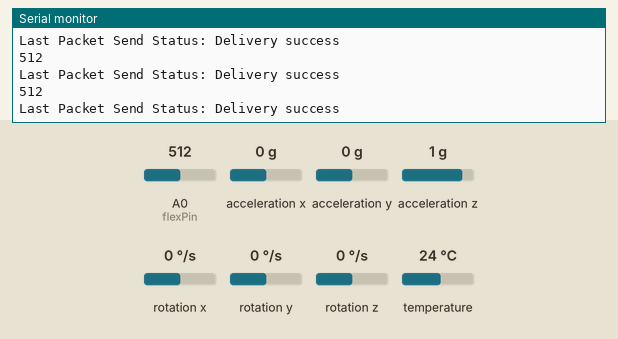
Simulated run of this sketch. Board: ESP8266 (NodeMCU). Parts: the last lines printed to the serial monitor. The test bench sets the inputs (shaded band); at power-on: A0 (flexPin) = 512, acceleration x 0 g, acceleration y 0 g, acceleration z 1 g, rotation x 0 °/s, rotation y 0 °/s, rotation z 0 °/s, temperature 24 °C.

Above: at 1.2 s.
1.3 s: A0 (flexPin) set to 716
At 1.34 s:
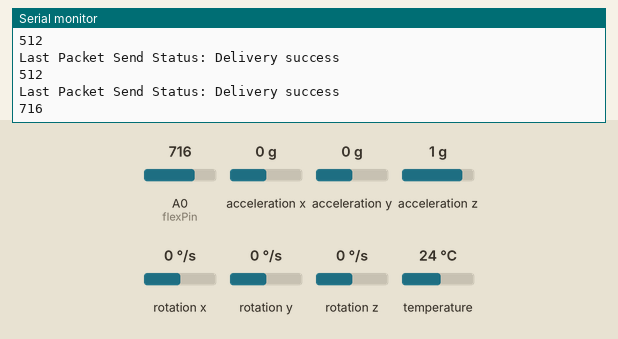
2.8 s: A0 (flexPin) set to 992
At 2.88 s:
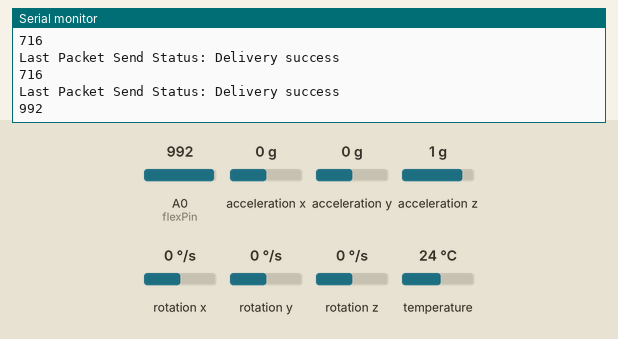
Timing chart, 0 to 5.8 s (numbered marks = the images above; inputs shaded):
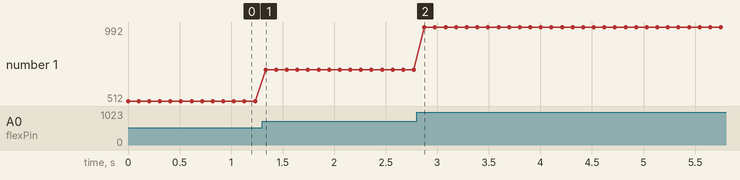

Measured:
- after the input at 1.3 s, the serial monitor: prints a new line at once (image 1)
- after the input at 2.8 s, the serial monitor: prints a new line after 0.07 s (image 2)
- plotted number 1: 512 → 716 after the input at 1.3 s, 716 → 992 after the input at 2.8 s

The sketch:

RobotTransmitter.ino
```cpp
#include <ESP8266WiFi.h>
#include <espnow.h>
#include <Adafruit_MPU6050.h>
#include <Adafruit_Sensor.h>
#include <Wire.h>
#include<Servo.h>
//D2 SDA
//D1 SCL

Adafruit_MPU6050 mpu;
// REPLACE WITH RECEIVER MAC Address
uint8_t broadcastAddress[] = {0xFF, 0xFF, 0xFF, 0xFF, 0xFF, 0xFF};
#define flexPin A0
// Structure example to send data
// Must match the receiver structure
typedef struct struct_message {
int x;
int y;
int flex;
} struct_message;

// Create a struct_message called myData
struct_message myData;
 // send readings timer

// Callback when data is sent
void OnDataSent(uint8_t *mac_addr, uint8_t sendStatus) {
  Serial.print("Last Packet Send Status: ");
  if (sendStatus == 0){
    Serial.println("Delivery success");
  }
  else{
    Serial.println("Delivery fail");
  }
}

void setup() {
  // Init Serial Monitor
  Serial.begin(115200);

  // Set device as a Wi-Fi Station
  WiFi.mode(WIFI_STA);
  if (!mpu.begin()) {
    Serial.println("Failed to find MPU6050 chip");
    while (1) {
      delay(10);
    }
  }
  Serial.println("MPU6050 Found!");
  // Init ESP-NOW
  if (esp_now_init() != 0) {
    Serial.println("Error initializing ESP-NOW");
    return;
  }
mpu.setHighPassFilter(MPU6050_HIGHPASS_0_63_HZ);
  mpu.setMotionDetectionThreshold(1);
  mpu.setMotionDetectionDuration(20);
  mpu.setInterruptPinLatch(true);  // Keep it latched.  Will turn off when reinitialized.
  mpu.setInterruptPinPolarity(true);
  mpu.setMotionInterrupt(true);

  // Once ESPNow is successfully Init, we will register for Send CB to
  // get the status of Trasnmitted packet
  esp_now_set_self_role(ESP_NOW_ROLE_CONTROLLER);
  esp_now_register_send_cb(OnDataSent);

  // Register peer
  esp_now_add_peer(broadcastAddress, ESP_NOW_ROLE_SLAVE, 1, NULL, 0);
}

void loop() {
 myData.flex = analogRead(flexPin);
  Serial.println(myData.flex);
  sensors_event_t a, g, temp;
    mpu.getEvent(&a, &g, &temp);
    // Serial.print(a.acceleration.x);
    // Serial.print(",");
    // Serial.print("AccelY:");
    // Serial.print(a.acceleration.y);
    // Serial.print(",");

    // Set values to send
    myData.x = map(a.acceleration.x,-10,9,0,180);
    myData.y = map(a.acceleration.y,-10,10,180,0);
  //   Serial.println("Value for servo 1");
  //  Serial.println(myData.x);
  //  Serial.println("Value for servo 2");
  //  Serial.println(myData.y);

    // Send message via ESP-NOW
    esp_now_send(broadcastAddress, (uint8_t *) &myData, sizeof(myData));
delay(100);
}
```
